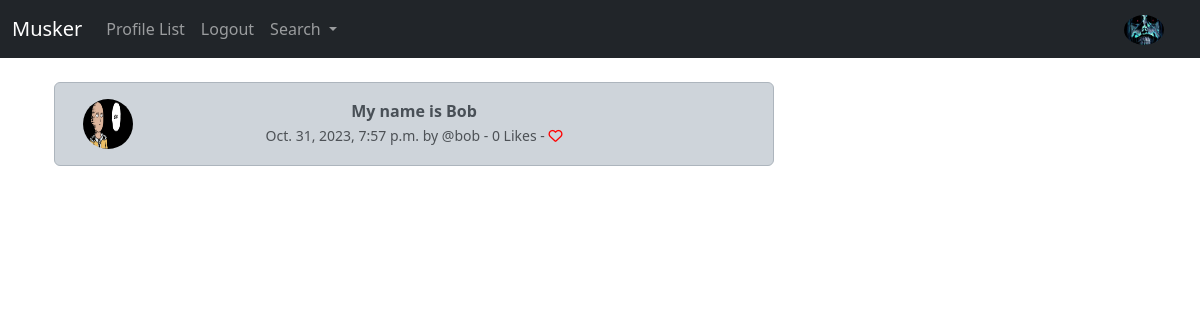
/meep_show/2 (signed in), run on the app's committed database.
### app1/models.py (models this page shows, shortened)
class Profile(models.Model):
    user = models.OneToOneField(User, on_delete=models.CASCADE)
    follows = models.ManyToManyField("self",
                related_name ="followed_by",
                symmetrical=False,
                blank=True)
    date_modified = models.DateTimeField(User, auto_now=True)
    profile_image = models.ImageField(null = True, blank = True, upload_to="images/")
    profile_bio = models.CharField(null=True, blank = True, max_length=200)
    homepage_link = models.CharField(null=True, blank = True, max_length=500)
    facebook_link = models.CharField(null=True, blank = True, max_length=500)
    instagram_link = models.CharField(null=True, blank = True, max_length=500)
    linkedin_link = models.CharField(null=True, blank = True, max_length=500)

class Meep(models.Model):
    user = models.ForeignKey( User, related_name="meeps", on_delete=models.DO_NOTHING)
    body= models.CharField(max_length=200)
    created_at = models.DateTimeField(auto_now_add=True)
    likes = models.ManyToManyField(User, related_name="meep_like", blank=True)
    def number_of_likes(self):
        return self.likes.count()

### app1/views.py (the view)
# urls.py: path('meep_show/<int:pk>',views.meep_show, name='meep_show'),
def meep_show(request, pk):
    meep = get_object_or_404(Meep, id=pk)
    if meep:
        return render(request, "show_meep.html",{'meep':meep})
    else:
        messages.success(request, ("That meep does not exist"))
        return redirect('home')

### app1/templates/show_meep.html (shortened to what this page needs)
{% extends 'base.html' %}
{% load static %}
{% block content %}
<div class="container text-center">
    <div class="row">
        <div class ="col-8">
    <div class="alert alert-dark" role="alert">
      <div class="container">
        <div class="row">
          <div class="col-1">
            {% if meep.user.profile.profile_image %}
            <img src="{{meep.user.profile.profile_image.url}}" width =50 height=50 class="rounded-circle" alt = "{{profile.user.username}}">
            {% else %}
            <img src = "{% static 'images/default1.png' %}" width =50 height=50 class="rounded-circle" alt = "{{profile.user.username}}">
            {% endif %}
          </div>
          <div class="col-10">
      <strong>{{ meep.body }}</strong><br/>
      <small class="text-muted">
          {{meep.created_at}} by
          @{{meep.user.username}}
          - {{meep.number_of_likes}} Likes -
          {% if user in meep.likes.all %}
           <a href="{% url 'meep_like' meep.id %}">
            <i class="fa-solid fa-heart" style="color:red"></i></a>
           {% else %}
           <a href="{% url 'meep_like' meep.id %}">
            <i class="fa fa-heart-o" style="color:red"></i></a>
           {% endif %}
      </small>
      </div>
      <br/><br/></div></div></div>
      </div>
      </div>
{% endblock %}

### app1/templates/navbar.html (shortened to what this page needs)
{% load static %}
<nav class="navbar navbar-expand-lg navbar-dark bg-dark">
    <div class="container-fluid">
      <a class="navbar-brand" href="{% url 'home' %}">Musker   </a>
      <div class="collapse navbar-collapse" id="navbarSupportedContent">
        <ul class="navbar-nav me-auto mb-2 mb-lg-0">
          <li class="nav-item">
            <a class="nav-link" href="{% url 'profile_list' %}">Profile List</a>
          </li>
          {% if user.is_authenticated %}
          <li class="nav-item">
            <a class="nav-link" href="{% url 'logout' %}">Logout</a>
          </li>
          {% endif %}
          <li class="nav-item dropdown">
            <a class="nav-link dropdown-toggle" href="#" role="button" data-bs-toggle="dropdown" aria-expanded="false">
              Search
            </a>
          </li>
        </ul>
        {% if user.is_authenticated %}
          <ul class="navbar-nav ml-auto">
            <li class="nav-link navbar-brand">
              <a href= "{% url 'profile' request.user.id %}">
                {% if user.profile.profile_image %}
                  <img src="{{user.profile.profile_image.url}}" width =40 height=30 class="rounded-circle" alt = "{{user.username}}">
                {% else %}
                  <img src="{% static 'images/default1.png' %}" width =40 height=30 class="img-fluid rounded-start" alt="profile_pic">
                {% endif %}
              </a>
            </li>
          </ul>
        {% endif %}
      </div>
    </div>
  </nav>

### data on the page
Meep: user.profile.profile_image (picture), body "My name is Bob", created_at "Oct. 31, 2023, 7:57 p.m.", user.username "bob", number_of_likes "0"
